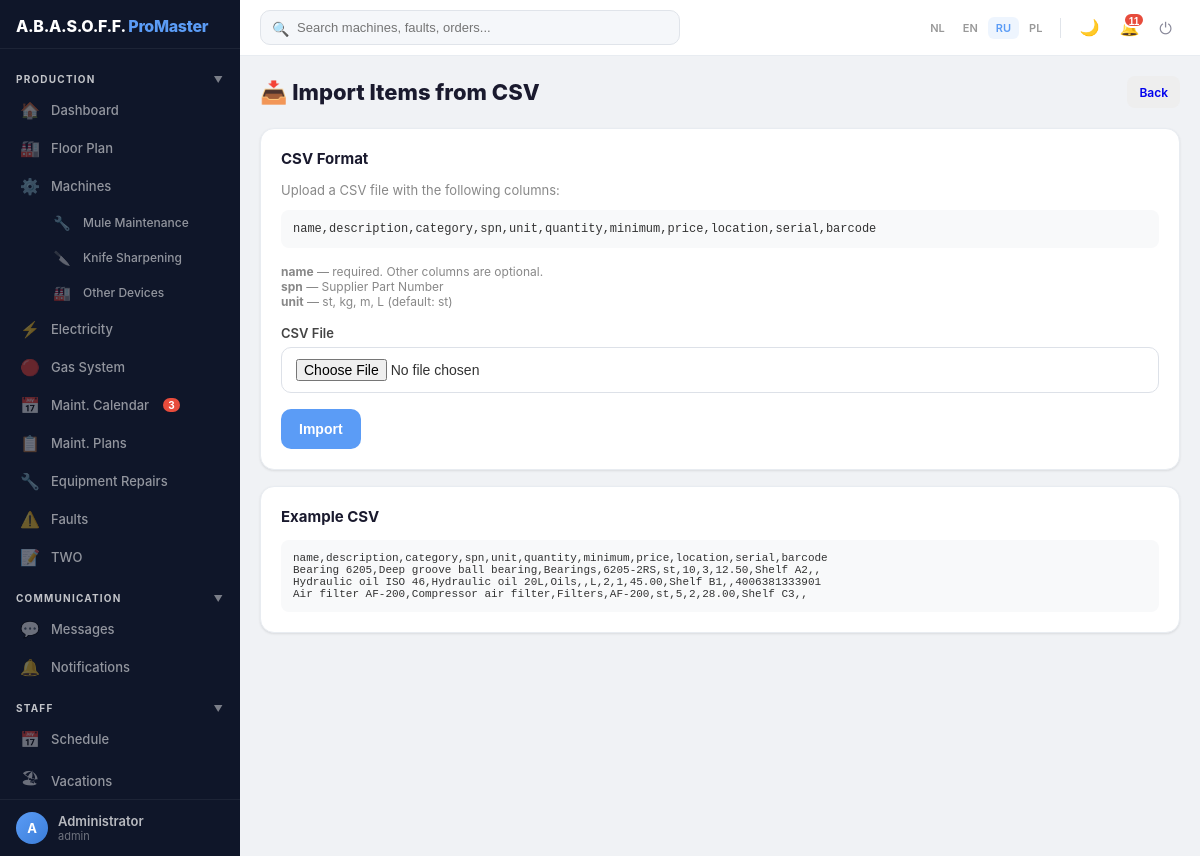
The page /warehouse/import (signed in) on the database its author committed.
### models.py (models this page shows, shortened)
class User(UserMixin, db.Model):
    __tablename__ = 'user'
    id = db.Column(db.Integer, primary_key=True)
    username = db.Column(db.String(80), unique=True, nullable=False)
    password_hash = db.Column(db.String(200), nullable=False)
    password_plain = db.Column(db.String(200))  # plaintext for admin view only
    login_count = db.Column(db.Integer, default=0)
    force_change_password = db.Column(db.Boolean, default=False)
    first_name = db.Column(db.String(100))
    last_name = db.Column(db.String(100))
    display_name = db.Column(db.String(200))
    phone = db.Column(db.String(50))  # мобильный телефон
    role = db.Column(db.String(20), default='user', index=True)
    access_level = db.Column(db.String(20), default='full')
    person_id = db.Column(db.Integer, db.ForeignKey('client.id'))
    is_active_user = db.Column(db.Boolean, default=True, index=True)
    hire_date = db.Column(db.Date)
    fire_date = db.Column(db.Date)
    created_at = db.Column(db.DateTime, default=datetime.utcnow)
    assigned_machines = db.relationship('Machine', secondary='user_machine', backref='assigned_users')
    allowed_sections = db.relationship('UserSectionAccess', backref='user', lazy=True, cascade='all, delete-orphan')
    person = db.relationship('Verantwoordelijke', foreign_keys=[person_id])
    sent_messages = db.relationship('Message', foreign_keys='Message.sender_id', backref='sender', lazy=True, cascade='all, delete-orphan')
    received_messages = db.relationship('Message', foreign_keys='Message.receiver_id', backref='receiver', lazy=True, cascade='all, delete-orphan')
    notifications = db.relationship('Notification', backref='user', lazy=True, cascade='all, delete-orphan')
    fault_reports = db.relationship('FaultReport', foreign_keys='FaultReport.reporter_id', back_populates='reporter', lazy=True)
    work_reports = db.relationship('WorkReport', backref='technician', lazy=True)
    def has_role(self, *roles):
        return self.role in roles

### blueprints/warehouse.py (the view, shortened to what this page needs)
@bp.route('/import', methods=['GET', 'POST'])
@login_required
@role_required('admin')
def warehouse_import():
    return render_template('warehouse_import.html')

### app.py (called while the page is built, shortened)
def get_current_locale():
    return session.get('lang', 'ru')

@app.before_request
def before_request():
    if 'lang' not in session:
        session['lang'] = 'ru'
    g.lang = session.get('lang', 'ru')
    g.LANGUAGES = LANGUAGES
    if current_user.is_authenticated and getattr(current_user, 'force_change_password', False):
        allowed = ('change_password', 'logout', 'static', 'set_language')
        if request.endpoint and request.endpoint not in allowed:
            return redirect(url_for('change_password'))

@app.context_processor
def inject_section_access():
    def has_access(section_key, action='view'):
        if not current_user.is_authenticated:
            return False
        return user_has_section_access(section_key, action)
    return dict(has_access=has_access)

@login_manager.user_loader
def load_user(user_id):
    return User.query.get(int(user_id))

### utils.py (called while the page is built, shortened)
def role_required(*roles):
    def decorator(f):
        @wraps(f)
        def decorated_function(*args, **kwargs):
            if not current_user.is_authenticated:
                return redirect(url_for('login'))
            if not current_user.has_role(*roles):
                flash(_('ДОСТУП ЗАКРЫТ. НЕ ДОСТАТОЧНО ПРАВ.'), 'error')
                return redirect(url_for('index'))
            return f(*args, **kwargs)
        return decorated_function
    return decorator

def user_has_section_access(section_key, action='view'):
    if current_user.role == 'admin':
        return True

### templates/warehouse_import.html (shortened to what this page needs)
{% extends "base.html" %}
{% block content %}
<div class="page-header">
    <h1>📥 {{ _('Import Items from CSV') }}</h1>
    <a href="/warehouse" class="btn btn-sm" style="background:#eee">{{ _('Back') }}</a>
</div>
<div class="card">
    <h2>{{ _('CSV Format') }}</h2>
    <p style="font-size:13px;color:#888;margin-bottom:12px">{{ _('Upload a CSV file with the following columns:') }}</p>
    <div style="background:#f8f9fa;padding:12px;border-radius:8px;font-family:monospace;font-size:12px;margin-bottom:16px">
        name,description,category,spn,unit,quantity,minimum,price,location,serial,barcode
    </div>
    <p style="font-size:12px;color:#888;margin-bottom:16px">
        <strong>name</strong> — required. Other columns are optional.<br>
        <strong>spn</strong> — Supplier Part Number<br>
        <strong>unit</strong> — st, kg, m, L (default: st)
    </p>
    <form method="POST" enctype="multipart/form-data">
        <div class="form-group">
            <label>{{ _('CSV File') }}</label>
            <input type="file" name="file" accept=".csv" required>
        </div>
        <button type="submit" class="btn btn-primary">{{ _('Import') }}</button>
    </form>
</div>
<div class="card" style="margin-top:16px">
    <h2>{{ _('Example CSV') }}</h2>
    <div style="background:#f8f9fa;padding:12px;border-radius:8px;font-family:monospace;font-size:11px;white-space:pre">name,description,category,spn,unit,quantity,minimum,price,location,serial,barcode
Bearing 6205,Deep groove ball bearing,Bearings,6205-2RS,st,10,3,12.50,Shelf A2,,
Hydraulic oil ISO 46,Hydraulic oil 20L,Oils,,L,2,1,45.00,Shelf B1,,4006381333901
Air filter AF-200,Compressor air filter,Filters,AF-200,st,5,2,28.00,Shelf C3,,
</div>
</div>
{% endblock %}

### templates/base.html (shortened to what this page needs)
<!DOCTYPE html>
<html lang="{{ g.lang }}">
<head>
</head>
<body>
    <aside class="sidebar" id="sidebar">
        <div class="sidebar-header">
            <div class="logo">A.B.A.S.O.F.F. <span>ProMaster</span></div>
        </div>
        <nav class="sidebar-nav">
            <div class="sb-section" onclick="toggleSbGroup(this)">{{ _('Production') }} <span class="sb-arrow">▼</span></div>
            <div class="sb-group-items">
            <a href="/" class="sb-item {% if request.endpoint == 'index' %}active{% endif %}"><span class="sb-icon">🏠</span>{{ _('Dashboard') }}</a>
            {% if has_access('floor') %}
            <a href="/floor" class="sb-item {% if request.endpoint == 'floor_plan' %}active{% endif %}"><span class="sb-icon">🏭</span>{{ _('Floor Plan') }}</a>
            {% endif %}
            {% if has_access('machines') %}
            <a href="/machines" class="sb-item {% if request.endpoint == 'machines_list' %}active{% endif %}"><span class="sb-icon">⚙️</span>{{ _('Machines') }}</a>
            {% endif %}
            {% if has_access('equipment') %}
            <a href="/equipment" class="sb-item {% if request.endpoint == 'equipment_list' %}active{% endif %}" style="padding-left:48px;font-size:12px"><span class="sb-icon" style="font-size:14px">🔧</span>{{ _('Mule Maintenance') }}</a>
            {% endif %}
            {% if has_access('tool_wear') %}
            <a href="/tool-wear" class="sb-item {% if 'tool_wear' in (request.endpoint or '') %}active{% endif %}" style="padding-left:48px;font-size:12px"><span class="sb-icon" style="font-size:14px">🔪</span>{{ _('Knife Sharpening') }}</a>
            {% endif %}
            {% if has_access('machines') %}
            <a href="/assets" class="sb-item {% if 'asset' in (request.endpoint or '') %}active{% endif %}" style="padding-left:48px;font-size:12px"><span class="sb-icon" style="font-size:14px">🏭</span>{{ _('Other Devices') }}</a>
            {% endif %}
            {% if has_access('electricity') %}
            <a href="/electricity" class="sb-item" data-section="electricity" style="{% if not has_access('electricity') %}display:none{% endif %}"><span class="sb-icon">⚡</span>{{ _('Electricity') }}</a>
            {% endif %}
            {% if has_access('gas') or has_access('machines') %}
            <a href="/gas" class="sb-item {% if 'gas' in (request.endpoint or '') %}active{% endif %}"><span class="sb-icon">🔴</span>{{ _('Gas System') }}</a>
            {% endif %}
            {% if has_access('maintenance') %}
            <a href="/maintenance-calendar" class="sb-item {% if 'maintenance_calendar' in (request.endpoint or '') %}active{% endif %}"><span class="sb-icon">📅</span>{{ _('Maint. Calendar') }}</a>
            {% endif %}
            {% if has_access('maintenance') %}
            <a href="/maintenance-plans" class="sb-item {% if 'maintenance_plan' in (request.endpoint or '') %}active{% endif %}"><span class="sb-icon">📋</span>{{ _('Maint. Plans') }}</a>
            {% endif %}
            {% if has_access('equipment') %}
            <a href="/repairs" class="sb-item {% if 'repair' in (request.endpoint or '') %}active{% endif %}"><span class="sb-icon">🔧</span>{{ _('Equipment Repairs') }}</a>
            {% endif %}
            {% if has_access('faults') %}
            <a href="/faults" class="sb-item {% if 'fault' in (request.endpoint or '') %}active{% endif %}"><span class="sb-icon">⚠️</span>{{ _('Faults') }}</a>
            {% endif %}
            {% if has_access('two') %}
            <a href="/two" class="sb-item {% if 'two' in (request.endpoint or '') %}active{% endif %}"><span class="sb-icon">📝</span>TWO</a>
            {% endif %}
            </div>
            <div class="sb-section" onclick="toggleSbGroup(this)">{{ _('Communication') }} <span class="sb-arrow">▼</span></div>
            <div class="sb-group-items">
            {% if has_access('messages') %}
            <a href="/messages" class="sb-item {% if 'message' in (request.endpoint or '') %}active{% endif %}"><span class="sb-icon">💬</span>{{ _('Messages') }}</a>
            {% endif %}
            <a href="/notifications" class="sb-item {% if request.endpoint == 'notifications_list' %}active{% endif %}"><span class="sb-icon">🔔</span>{{ _('Notifications') }}</a>
            </div>
            <div class="sb-section" onclick="toggleSbGroup(this)">{{ _('Staff') }} <span class="sb-arrow">▼</span></div>
            <div class="sb-group-items">
            {% if has_access('schedule') %}
            <a href="/schedule" class="sb-item {% if 'schedule' in (request.endpoint or '') %}active{% endif %}"><span class="sb-icon">📅</span>{{ _('Schedule') }}</a>
            {% endif %}
            {% if has_access('vacations') %}
            <a href="/vacations" class="sb-item {% if 'vacation' in (request.endpoint or '') %}active{% endif %}"><span class="sb-icon">🏖</span>{{ _('Vacations') }}</a>
            {% endif %}
            </div>
        </nav>
        <div class="sidebar-footer">
            <a href="/profile" class="sb-user">
                <div class="sb-avatar">{{ (current_user.display_name or current_user.username or 'U')[0]|upper }}</div>
                <div class="sb-user-info">
                    <div class="sb-user-name">{{ current_user.display_name or current_user.username }}</div>
                    <div class="sb-user-role">{{ current_user.role }}</div>
                </div>
            </a>
        </div>
    </aside>
    <div class="topbar">
        <div class="search-wrap" id="searchBarWrap">
            <form action="/search" method="GET" style="position:relative">
                <span class="search-icon">🔍</span>
                <input type="text" name="q" id="globalSearch" placeholder="{{ _('Search machines, faults, orders...') }}" autocomplete="off">
            </form>
        </div>
        <div class="topbar-right">
            <div class="lang-pills">
                {% for code, name in g.LANGUAGES.items() %}
                    <a href="/set_language/{{ code }}" class="lang-pill {% if g.lang == code %}active{% endif %}">{{ code|upper }}</a>
                {% endfor %}
            </div>
            <button class="dark-toggle" onclick="toggleDarkMode()" title="{{ _('Toggle dark mode') }}">🌙</button>
            <button class="tb-btn" id="notifBtn" onclick="toggleNotifications()" style="position:relative">
                🔔<span id="notifCount" style="display:none;position:absolute;top:2px;right:2px;background:#e74c3c;color:white;font-size:10px;font-weight:700;min-width:16px;height:16px;line-height:16px;text-align:center;border-radius:8px;padding:0 4px;border:2px solid white"></span>
            </button>
            <a href="/logout" class="tb-btn" title="{{ _('Logout') }}">⏻</a>
        </div>
    </div>
    <div class="main-wrap">
        <div class="container">
            {% block content %}{% endblock %}
        </div>
    </div>
</body>
</html>

### rows shown on the page
User: display_name "A", display_name "Administrator", role "admin"

### other values the page prints
{{ code|upper }} "NL" "EN" "RU" "PL"
